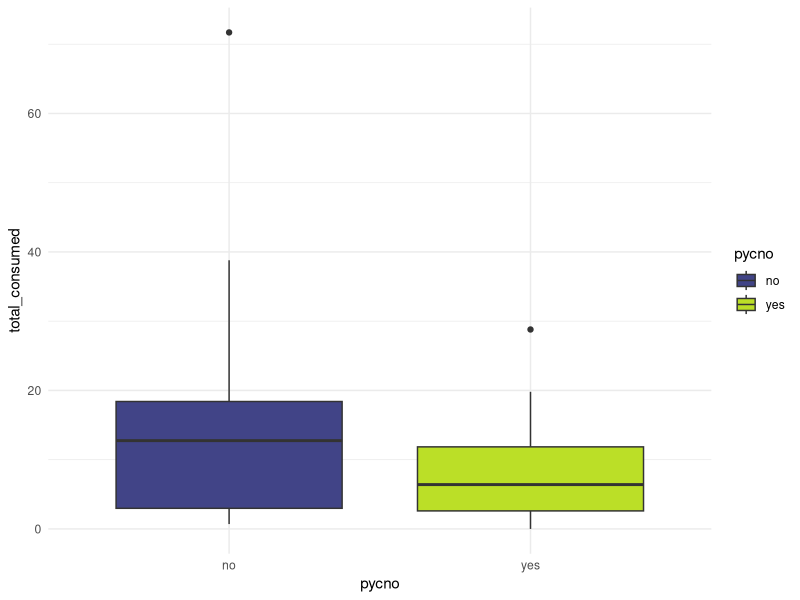
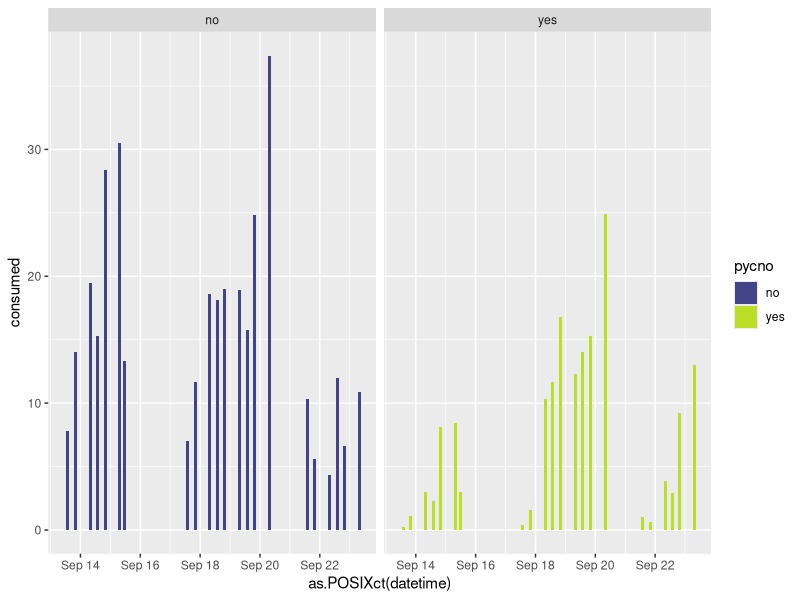
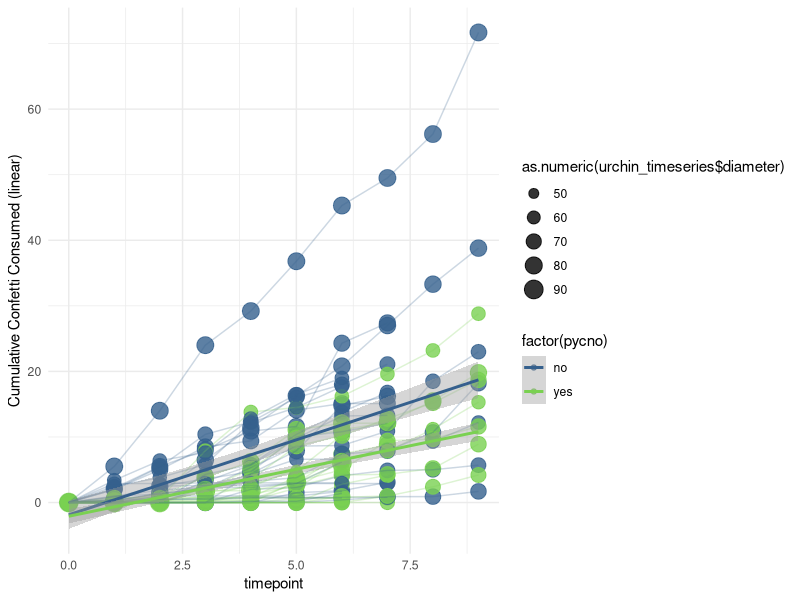
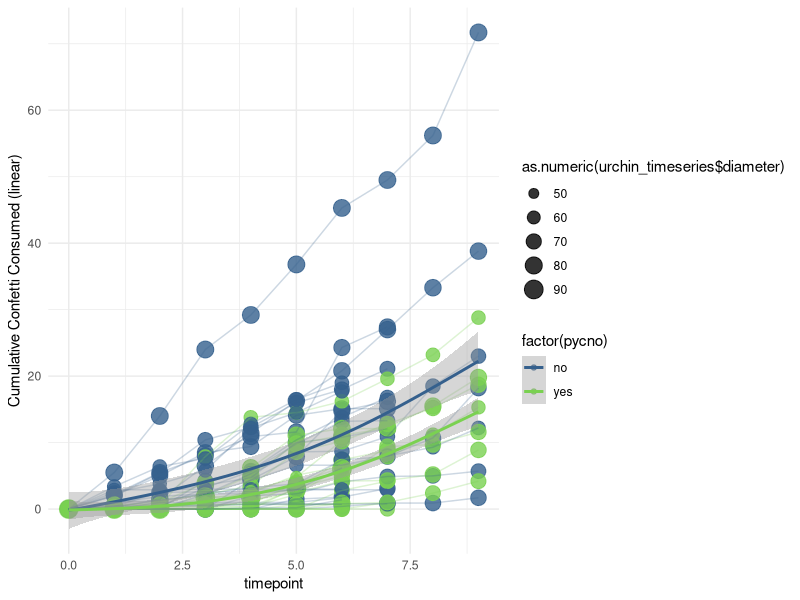
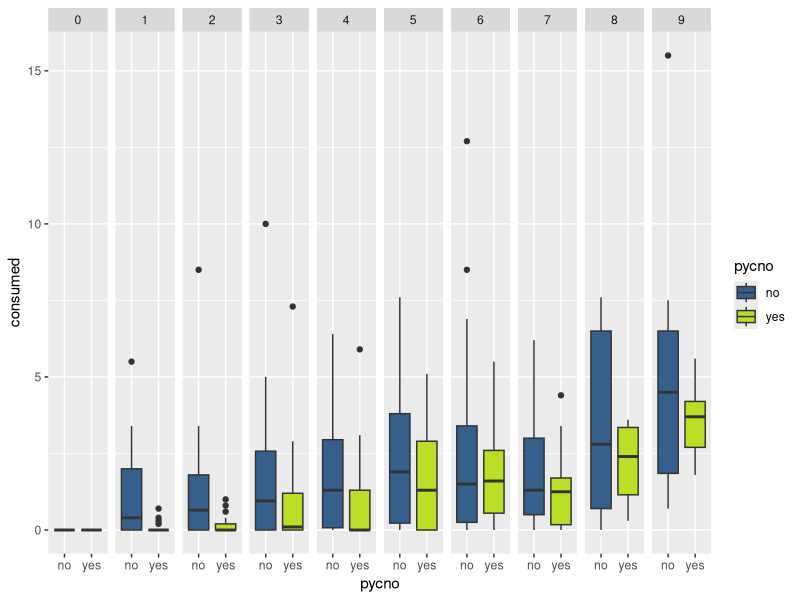

R code for these plots, in order:
  #++++++++++++++++++++++++++++++++++++++++++++++++++++++++++++++++++++++++++++++++++
  #                                                                                ##
  # Urchin-Pycno fear feeding trials                                               ##
  # Data are current as of 2020-09-18                                              ##
  # Data source: Ross Whippo - UO/OIMB                                             ##
  # R code prepared by Ross Whippo                                                 ##
  # Last updated 2020-09-18                                                        ##
  #                                                                                ##
  #++++++++++++++++++++++++++++++++++++++++++++++++++++++++++++++++++++++++++++++++++
  
  # SUMMARY:
  
  
  # Required Files (check that script is loading latest version):
  # urchin_fear_feeding_pycno-trial-1.csv
  
  # Associated Scripts:
  # NA
  
  # TO DO 
  
  # +++++++++++++++++++++++++++++++++++++++++++++++++++++++++++++++++++++++++++++++++
  # TABLE OF CONTENTS                                                            ####
  #                                                                                 +
  # RECENT CHANGES TO SCRIPT                                                        +
  # LOAD PACKAGES                                                                   +
  # READ IN AND PREPARE DATA                                                        +
  # MANIPULATE DATA                                                                 +
  #                                                                                 +
  #++++++++++++++++++++++++++++++++++++++++++++++++++++++++++++++++++++++++++++++++++
  
  #++++++++++++++++++++++++++++++++++++++++++++++++++++++++++++++++++++++++++++++++++
  # RECENT CHANGES TO SCRIPT                                                     ####
  #++++++++++++++++++++++++++++++++++++++++++++++++++++++++++++++++++++++++++++++++++
  
  # 2020-09-15 Script created
  
  #++++++++++++++++++++++++++++++++++++++++++++++++++++++++++++++++++++++++++++++++++
  # LOAD PACKAGES                                                                ####
  #++++++++++++++++++++++++++++++++++++++++++++++++++++++++++++++++++++++++++++++++++
  
  library(tidyverse)
  library(viridis)
  
  #++++++++++++++++++++++++++++++++++++++++++++++++++++++++++++++++++++++++++++++++++
  # READ IN AND PREPARE DATA                                                     ####
  #++++++++++++++++++++++++++++++++++++++++++++++++++++++++++++++++++++++++++++++++++
  
  urchin_fear_pycno <- read_csv('Data/urchin_fear_feeding_pycno-trial-1.csv')
  
  #++++++++++++++++++++++++++++++++++++++++++++++++++++++++++++++++++++++++++++++++++
  # MANIPULATE DATA - VISUALIZATIONS                                             ####
  #++++++++++++++++++++++++++++++++++++++++++++++++++++++++++++++++++++++++++++++++++
  
  # mean confetti consumed across all urchins per treatment
  
  # combine trial and bin to prevent combining urchins across trials
  urchin_fear_pycno <- unite(urchin_fear_pycno, 'ID', trial, bin, sep = "_", remove = FALSE)
  
  per_urchin_consumed_total <- urchin_fear_pycno %>%
    group_by(ID, pycno) %>%
    summarise(sum(consumed))
  
  names(per_urchin_consumed_total)[names(per_urchin_consumed_total)=="sum(consumed)"] <- "total_consumed"
  
  
  ggplot(per_urchin_consumed_total, aes(x = pycno, y = total_consumed, fill = pycno)) +
    geom_boxplot() +
    scale_fill_viridis(discrete = TRUE, begin = 0.2, end = 0.9) +
    theme_minimal()
  
  # amount consumed per timepoint
  
  urchin_timeseries <- urchin_fear_pycno %>%
    unite("datetime", date:time, sep = " ") 
  
  urchin_timeseries$datetime <- as.POSIXlt(urchin_timeseries$datetime)
  
  ggplot(urchin_timeseries, aes(x = as.POSIXct(datetime), y = consumed, fill = pycno)) +
    geom_col() +
    scale_fill_viridis(discrete = TRUE, begin = 0.2, end = 0.9) +
    facet_wrap(~pycno) 
  
  # cumulative total consumed by time period (only works for one trial)
  
  test <- urchin_timeseries %>%
    group_by(pycno, ID) %>%
    mutate(cc = cumsum(consumed))
  
  # change unknown diameters to 61
  
  urchin_timeseries$diameter <- urchin_timeseries$diameter %>%
    recode("nd" = "61")
  
  ggplot(urchin_timeseries %>%
           group_by(pycno, ID) %>%
           mutate(cc = cumsum(consumed)),
         aes(x = timepoint, y = cc, color = factor(pycno))) + 
    scale_color_viridis(discrete = TRUE, begin = 0.3, end = 0.8) +
    geom_point(aes(size = as.numeric(urchin_timeseries$diameter)), alpha = 0.8) +
    geom_line(aes(group = ID), alpha = 0.25) +
    geom_smooth(method = "lm") +
    theme_minimal() +
    scale_y_continuous(name = "Cumulative Confetti Consumed (linear)")
  
  ggplot(urchin_timeseries %>%
           group_by(pycno, ID) %>%
           mutate(cc = cumsum(consumed)),
         aes(x = timepoint, y = cc, color = factor(pycno))) + 
    scale_color_viridis(discrete = TRUE, begin = 0.3, end = 0.8) +
    geom_point(aes(size = as.numeric(urchin_timeseries$diameter)), alpha = 0.8) +
    geom_line(aes(group = ID), alpha = 0.25) +
    geom_smooth(method = "gam", formula = y ~ s(x, bs = "cs")) +
    theme_minimal() +
    scale_y_continuous(name = "Cumulative Confetti Consumed (linear)")
  
  # mean number of confetti consumed per time point per treatment
  
  ggplot(urchin_timeseries, aes(x = pycno, y = consumed, fill = pycno)) +
    scale_fill_viridis(discrete = TRUE, begin = 0.3, end = 0.9) +
    geom_boxplot() +
    facet_grid(.~timepoint)
      theme_minimal() 
  
  
  
  # total confetti eaten per treatment
  urchin_fear_pycno %>%
    group_by(treatment) %>%
    summarise(sum(consumed))
  
  
  
  
  
  
  ############### SUBSECTION HERE
  
  ####
  #<<<<<<<<<<<<<<<<<<<<<<<<<<END OF SCRIPT>>>>>>>>>>>>>>>>>>>>>>>>#
  
  # SCRATCH PAD ####